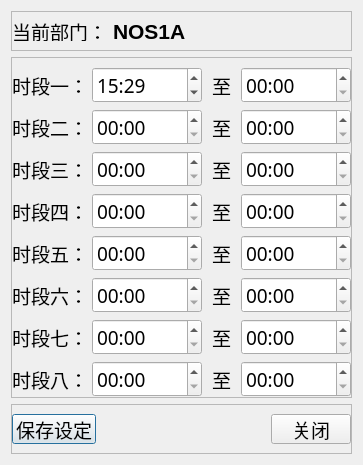
<?xml version="1.0" encoding="UTF-8"?>
<ui version="4.0">
 <class>Dialog</class>
 <widget class="QDialog" name="Dialog">
  <property name="geometry">
   <rect>
    <x>0</x>
    <y>0</y>
    <width>361</width>
    <height>417</height>
   </rect>
  </property>
  <property name="font">
   <font>
    <family>Microsoft YaHei UI Light</family>
    <pointsize>14</pointsize>
   </font>
  </property>
  <property name="windowTitle">
   <string>生产时段设置</string>
  </property>
  <layout class="QVBoxLayout" name="verticalLayout">
   <item>
    <widget class="QFrame" name="frame">
     <property name="maximumSize">
      <size>
       <width>16777215</width>
       <height>40</height>
      </size>
     </property>
     <property name="frameShape">
      <enum>QFrame::StyledPanel</enum>
     </property>
     <property name="frameShadow">
      <enum>QFrame::Raised</enum>
     </property>
     <layout class="QHBoxLayout" name="horizontalLayout_2">
      <property name="leftMargin">
       <number>0</number>
      </property>
      <property name="rightMargin">
       <number>0</number>
      </property>
      <item>
       <widget class="QLabel" name="label">
        <property name="text">
         <string>当前部门：</string>
        </property>
       </widget>
      </item>
      <item>
       <widget class="QLabel" name="label_6">
        <property name="font">
         <font>
          <family>Microsoft YaHei UI</family>
          <pointsize>16</pointsize>
          <weight>75</weight>
          <bold>true</bold>
         </font>
        </property>
        <property name="text">
         <string>NOS1A</string>
        </property>
       </widget>
      </item>
      <item>
       <spacer name="horizontalSpacer">
        <property name="orientation">
         <enum>Qt::Horizontal</enum>
        </property>
        <property name="sizeHint" stdset="0">
         <size>
          <width>154</width>
          <height>17</height>
         </size>
        </property>
       </spacer>
      </item>
     </layout>
    </widget>
   </item>
   <item>
    <widget class="QFrame" name="frame_2">
     <property name="frameShape">
      <enum>QFrame::StyledPanel</enum>
     </property>
     <property name="frameShadow">
      <enum>QFrame::Raised</enum>
     </property>
     <layout class="QHBoxLayout" name="horizontalLayout">
      <property name="leftMargin">
       <number>0</number>
      </property>
      <property name="rightMargin">
       <number>0</number>
      </property>
      <property name="bottomMargin">
       <number>0</number>
      </property>
      <item>
       <layout class="QGridLayout" name="gridLayout_2">
        <property name="horizontalSpacing">
         <number>10</number>
        </property>
        <item row="6" column="2">
         <widget class="QLabel" name="label_18">
          <property name="maximumSize">
           <size>
            <width>25</width>
            <height>16777215</height>
           </size>
          </property>
          <property name="text">
           <string>至</string>
          </property>
          <property name="alignment">
           <set>Qt::AlignCenter</set>
          </property>
         </widget>
        </item>
        <item row="0" column="0">
         <widget class="QLabel" name="label_4">
          <property name="maximumSize">
           <size>
            <width>70</width>
            <height>16777215</height>
           </size>
          </property>
          <property name="text">
           <string>时段一：</string>
          </property>
         </widget>
        </item>
        <item row="2" column="0">
         <widget class="QLabel" name="label_9">
          <property name="maximumSize">
           <size>
            <width>70</width>
            <height>16777215</height>
           </size>
          </property>
          <property name="text">
           <string>时段三：</string>
          </property>
         </widget>
        </item>
        <item row="3" column="2">
         <widget class="QLabel" name="label_15">
          <property name="maximumSize">
           <size>
            <width>25</width>
            <height>16777215</height>
           </size>
          </property>
          <property name="text">
           <string>至</string>
          </property>
          <property name="alignment">
           <set>Qt::AlignCenter</set>
          </property>
         </widget>
        </item>
        <item row="3" column="0">
         <widget class="QLabel" name="label_3">
          <property name="maximumSize">
           <size>
            <width>70</width>
            <height>16777215</height>
           </size>
          </property>
          <property name="text">
           <string>时段四：</string>
          </property>
         </widget>
        </item>
        <item row="4" column="2">
         <widget class="QLabel" name="label_16">
          <property name="maximumSize">
           <size>
            <width>25</width>
            <height>16777215</height>
           </size>
          </property>
          <property name="text">
           <string>至</string>
          </property>
          <property name="alignment">
           <set>Qt::AlignCenter</set>
          </property>
         </widget>
        </item>
        <item row="5" column="2">
         <widget class="QLabel" name="label_17">
          <property name="maximumSize">
           <size>
            <width>25</width>
            <height>16777215</height>
           </size>
          </property>
          <property name="text">
           <string>至</string>
          </property>
          <property name="alignment">
           <set>Qt::AlignCenter</set>
          </property>
         </widget>
        </item>
        <item row="0" column="2">
         <widget class="QLabel" name="label_2">
          <property name="maximumSize">
           <size>
            <width>25</width>
            <height>16777215</height>
           </size>
          </property>
          <property name="text">
           <string>至</string>
          </property>
          <property name="alignment">
           <set>Qt::AlignCenter</set>
          </property>
         </widget>
        </item>
        <item row="7" column="0">
         <widget class="QLabel" name="label_13">
          <property name="maximumSize">
           <size>
            <width>70</width>
            <height>16777215</height>
           </size>
          </property>
          <property name="text">
           <string>时段八：</string>
          </property>
         </widget>
        </item>
        <item row="2" column="2">
         <widget class="QLabel" name="label_14">
          <property name="maximumSize">
           <size>
            <width>25</width>
            <height>16777215</height>
           </size>
          </property>
          <property name="text">
           <string>至</string>
          </property>
          <property name="alignment">
           <set>Qt::AlignCenter</set>
          </property>
         </widget>
        </item>
        <item row="4" column="0">
         <widget class="QLabel" name="label_10">
          <property name="maximumSize">
           <size>
            <width>70</width>
            <height>16777215</height>
           </size>
          </property>
          <property name="text">
           <string>时段五：</string>
          </property>
         </widget>
        </item>
        <item row="5" column="0">
         <widget class="QLabel" name="label_11">
          <property name="maximumSize">
           <size>
            <width>70</width>
            <height>16777215</height>
           </size>
          </property>
          <property name="text">
           <string>时段六：</string>
          </property>
         </widget>
        </item>
        <item row="7" column="2">
         <widget class="QLabel" name="label_19">
          <property name="maximumSize">
           <size>
            <width>25</width>
            <height>16777215</height>
           </size>
          </property>
          <property name="text">
           <string>至</string>
          </property>
          <property name="alignment">
           <set>Qt::AlignCenter</set>
          </property>
         </widget>
        </item>
        <item row="1" column="0">
         <widget class="QLabel" name="label_5">
          <property name="maximumSize">
           <size>
            <width>70</width>
            <height>16777215</height>
           </size>
          </property>
          <property name="text">
           <string>时段二：</string>
          </property>
         </widget>
        </item>
        <item row="6" column="0">
         <widget class="QLabel" name="label_12">
          <property name="maximumSize">
           <size>
            <width>70</width>
            <height>16777215</height>
           </size>
          </property>
          <property name="text">
           <string>时段七：</string>
          </property>
         </widget>
        </item>
        <item row="0" column="1">
         <widget class="QTimeEdit" name="timeEdit">
          <property name="minimumSize">
           <size>
            <width>110</width>
            <height>0</height>
           </size>
          </property>
          <property name="maximumSize">
           <size>
            <width>110</width>
            <height>16777215</height>
           </size>
          </property>
          <property name="dateTime">
           <datetime>
            <hour>15</hour>
            <minute>29</minute>
            <second>0</second>
            <year>2020</year>
            <month>3</month>
            <day>5</day>
           </datetime>
          </property>
          <property name="currentSection">
           <enum>QDateTimeEdit::HourSection</enum>
          </property>
          <property name="displayFormat">
           <string>hh:mm</string>
          </property>
          <property name="calendarPopup">
           <bool>false</bool>
          </property>
          <property name="timeSpec">
           <enum>Qt::LocalTime</enum>
          </property>
         </widget>
        </item>
        <item row="1" column="1">
         <widget class="QTimeEdit" name="timeEdit_2">
          <property name="minimumSize">
           <size>
            <width>110</width>
            <height>0</height>
           </size>
          </property>
          <property name="maximumSize">
           <size>
            <width>110</width>
            <height>16777215</height>
           </size>
          </property>
          <property name="currentSection">
           <enum>QDateTimeEdit::HourSection</enum>
          </property>
          <property name="displayFormat">
           <string>hh:mm</string>
          </property>
          <property name="calendarPopup">
           <bool>false</bool>
          </property>
          <property name="timeSpec">
           <enum>Qt::LocalTime</enum>
          </property>
         </widget>
        </item>
        <item row="2" column="1">
         <widget class="QTimeEdit" name="timeEdit_3">
          <property name="minimumSize">
           <size>
            <width>110</width>
            <height>0</height>
           </size>
          </property>
          <property name="maximumSize">
           <size>
            <width>110</width>
            <height>16777215</height>
           </size>
          </property>
          <property name="currentSection">
           <enum>QDateTimeEdit::HourSection</enum>
          </property>
          <property name="displayFormat">
           <string>hh:mm</string>
          </property>
          <property name="calendarPopup">
           <bool>false</bool>
          </property>
          <property name="timeSpec">
           <enum>Qt::LocalTime</enum>
          </property>
         </widget>
        </item>
        <item row="3" column="1">
         <widget class="QTimeEdit" name="timeEdit_4">
          <property name="minimumSize">
           <size>
            <width>110</width>
            <height>0</height>
           </size>
          </property>
          <property name="maximumSize">
           <size>
            <width>110</width>
            <height>16777215</height>
           </size>
          </property>
          <property name="currentSection">
           <enum>QDateTimeEdit::HourSection</enum>
          </property>
          <property name="displayFormat">
           <string>hh:mm</string>
          </property>
          <property name="calendarPopup">
           <bool>false</bool>
          </property>
          <property name="timeSpec">
           <enum>Qt::LocalTime</enum>
          </property>
         </widget>
        </item>
        <item row="4" column="1">
         <widget class="QTimeEdit" name="timeEdit_5">
          <property name="minimumSize">
           <size>
            <width>110</width>
            <height>0</height>
           </size>
          </property>
          <property name="maximumSize">
           <size>
            <width>110</width>
            <height>16777215</height>
           </size>
          </property>
          <property name="currentSection">
           <enum>QDateTimeEdit::HourSection</enum>
          </property>
          <property name="displayFormat">
           <string>hh:mm</string>
          </property>
          <property name="calendarPopup">
           <bool>false</bool>
          </property>
          <property name="timeSpec">
           <enum>Qt::LocalTime</enum>
          </property>
         </widget>
        </item>
        <item row="5" column="1">
         <widget class="QTimeEdit" name="timeEdit_6">
          <property name="minimumSize">
           <size>
            <width>110</width>
            <height>0</height>
           </size>
          </property>
          <property name="maximumSize">
           <size>
            <width>110</width>
            <height>16777215</height>
           </size>
          </property>
          <property name="currentSection">
           <enum>QDateTimeEdit::HourSection</enum>
          </property>
          <property name="displayFormat">
           <string>hh:mm</string>
          </property>
          <property name="calendarPopup">
           <bool>false</bool>
          </property>
          <property name="timeSpec">
           <enum>Qt::LocalTime</enum>
          </property>
         </widget>
        </item>
        <item row="6" column="1">
         <widget class="QTimeEdit" name="timeEdit_7">
          <property name="minimumSize">
           <size>
            <width>110</width>
            <height>0</height>
           </size>
          </property>
          <property name="maximumSize">
           <size>
            <width>110</width>
            <height>16777215</height>
           </size>
          </property>
          <property name="currentSection">
           <enum>QDateTimeEdit::HourSection</enum>
          </property>
          <property name="displayFormat">
           <string>hh:mm</string>
          </property>
          <property name="calendarPopup">
           <bool>false</bool>
          </property>
          <property name="timeSpec">
           <enum>Qt::LocalTime</enum>
          </property>
         </widget>
        </item>
        <item row="7" column="1">
         <widget class="QTimeEdit" name="timeEdit_8">
          <property name="minimumSize">
           <size>
            <width>110</width>
            <height>0</height>
           </size>
          </property>
          <property name="maximumSize">
           <size>
            <width>110</width>
            <height>16777215</height>
           </size>
          </property>
          <property name="currentSection">
           <enum>QDateTimeEdit::HourSection</enum>
          </property>
          <property name="displayFormat">
           <string>hh:mm</string>
          </property>
          <property name="calendarPopup">
           <bool>false</bool>
          </property>
          <property name="timeSpec">
           <enum>Qt::LocalTime</enum>
          </property>
         </widget>
        </item>
        <item row="0" column="3">
         <widget class="QTimeEdit" name="timeEdit_9">
          <property name="minimumSize">
           <size>
            <width>110</width>
            <height>0</height>
           </size>
          </property>
          <property name="maximumSize">
           <size>
            <width>110</width>
            <height>16777215</height>
           </size>
          </property>
          <property name="currentSection">
           <enum>QDateTimeEdit::HourSection</enum>
          </property>
          <property name="displayFormat">
           <string>hh:mm</string>
          </property>
          <property name="calendarPopup">
           <bool>false</bool>
          </property>
          <property name="timeSpec">
           <enum>Qt::LocalTime</enum>
          </property>
         </widget>
        </item>
        <item row="1" column="3">
         <widget class="QTimeEdit" name="timeEdit_10">
          <property name="minimumSize">
           <size>
            <width>110</width>
            <height>0</height>
           </size>
          </property>
          <property name="maximumSize">
           <size>
            <width>110</width>
            <height>16777215</height>
           </size>
          </property>
          <property name="currentSection">
           <enum>QDateTimeEdit::HourSection</enum>
          </property>
          <property name="displayFormat">
           <string>hh:mm</string>
          </property>
          <property name="calendarPopup">
           <bool>false</bool>
          </property>
          <property name="timeSpec">
           <enum>Qt::LocalTime</enum>
          </property>
         </widget>
        </item>
        <item row="2" column="3">
         <widget class="QTimeEdit" name="timeEdit_11">
          <property name="minimumSize">
           <size>
            <width>110</width>
            <height>0</height>
           </size>
          </property>
          <property name="maximumSize">
           <size>
            <width>110</width>
            <height>16777215</height>
           </size>
          </property>
          <property name="currentSection">
           <enum>QDateTimeEdit::HourSection</enum>
          </property>
          <property name="displayFormat">
           <string>hh:mm</string>
          </property>
          <property name="calendarPopup">
           <bool>false</bool>
          </property>
          <property name="timeSpec">
           <enum>Qt::LocalTime</enum>
          </property>
         </widget>
        </item>
        <item row="3" column="3">
         <widget class="QTimeEdit" name="timeEdit_12">
          <property name="minimumSize">
           <size>
            <width>110</width>
            <height>0</height>
           </size>
          </property>
          <property name="maximumSize">
           <size>
            <width>110</width>
            <height>16777215</height>
           </size>
          </property>
          <property name="currentSection">
           <enum>QDateTimeEdit::HourSection</enum>
          </property>
          <property name="displayFormat">
           <string>hh:mm</string>
          </property>
          <property name="calendarPopup">
           <bool>false</bool>
          </property>
          <property name="timeSpec">
           <enum>Qt::LocalTime</enum>
          </property>
         </widget>
        </item>
        <item row="4" column="3">
         <widget class="QTimeEdit" name="timeEdit_13">
          <property name="minimumSize">
           <size>
            <width>110</width>
            <height>0</height>
           </size>
          </property>
          <property name="maximumSize">
           <size>
            <width>110</width>
            <height>16777215</height>
           </size>
          </property>
          <property name="currentSection">
           <enum>QDateTimeEdit::HourSection</enum>
          </property>
          <property name="displayFormat">
           <string>hh:mm</string>
          </property>
          <property name="calendarPopup">
           <bool>false</bool>
          </property>
          <property name="timeSpec">
           <enum>Qt::LocalTime</enum>
          </property>
         </widget>
        </item>
        <item row="5" column="3">
         <widget class="QTimeEdit" name="timeEdit_14">
          <property name="minimumSize">
           <size>
            <width>110</width>
            <height>0</height>
           </size>
          </property>
          <property name="maximumSize">
           <size>
            <width>110</width>
            <height>16777215</height>
           </size>
          </property>
          <property name="currentSection">
           <enum>QDateTimeEdit::HourSection</enum>
          </property>
          <property name="displayFormat">
           <string>hh:mm</string>
          </property>
          <property name="calendarPopup">
           <bool>false</bool>
          </property>
          <property name="timeSpec">
           <enum>Qt::LocalTime</enum>
          </property>
         </widget>
        </item>
        <item row="6" column="3">
         <widget class="QTimeEdit" name="timeEdit_15">
          <property name="minimumSize">
           <size>
            <width>110</width>
            <height>0</height>
           </size>
          </property>
          <property name="maximumSize">
           <size>
            <width>110</width>
            <height>16777215</height>
           </size>
          </property>
          <property name="currentSection">
           <enum>QDateTimeEdit::HourSection</enum>
          </property>
          <property name="displayFormat">
           <string>hh:mm</string>
          </property>
          <property name="calendarPopup">
           <bool>false</bool>
          </property>
          <property name="timeSpec">
           <enum>Qt::LocalTime</enum>
          </property>
         </widget>
        </item>
        <item row="7" column="3">
         <widget class="QTimeEdit" name="timeEdit_16">
          <property name="minimumSize">
           <size>
            <width>110</width>
            <height>0</height>
           </size>
          </property>
          <property name="maximumSize">
           <size>
            <width>110</width>
            <height>16777215</height>
           </size>
          </property>
          <property name="currentSection">
           <enum>QDateTimeEdit::HourSection</enum>
          </property>
          <property name="displayFormat">
           <string>hh:mm</string>
          </property>
          <property name="calendarPopup">
           <bool>false</bool>
          </property>
          <property name="timeSpec">
           <enum>Qt::LocalTime</enum>
          </property>
         </widget>
        </item>
        <item row="1" column="2">
         <widget class="QLabel" name="label_7">
          <property name="maximumSize">
           <size>
            <width>25</width>
            <height>16777215</height>
           </size>
          </property>
          <property name="text">
           <string>至</string>
          </property>
          <property name="alignment">
           <set>Qt::AlignCenter</set>
          </property>
         </widget>
        </item>
       </layout>
      </item>
     </layout>
    </widget>
   </item>
   <item>
    <widget class="QFrame" name="frame_3">
     <property name="maximumSize">
      <size>
       <width>16777215</width>
       <height>50</height>
      </size>
     </property>
     <property name="frameShape">
      <enum>QFrame::StyledPanel</enum>
     </property>
     <property name="frameShadow">
      <enum>QFrame::Raised</enum>
     </property>
     <layout class="QHBoxLayout" name="horizontalLayout_3">
      <property name="leftMargin">
       <number>0</number>
      </property>
      <property name="topMargin">
       <number>9</number>
      </property>
      <property name="rightMargin">
       <number>0</number>
      </property>
      <item>
       <widget class="QPushButton" name="pushButton">
        <property name="text">
         <string>保存设定</string>
        </property>
       </widget>
      </item>
      <item>
       <spacer name="horizontalSpacer_2">
        <property name="orientation">
         <enum>Qt::Horizontal</enum>
        </property>
        <property name="sizeHint" stdset="0">
         <size>
          <width>40</width>
          <height>20</height>
         </size>
        </property>
       </spacer>
      </item>
      <item>
       <widget class="QPushButton" name="pushButton_2">
        <property name="text">
         <string>关闭</string>
        </property>
       </widget>
      </item>
     </layout>
    </widget>
   </item>
  </layout>
 </widget>
 <resources/>
 <connections>
  <connection>
   <sender>pushButton_2</sender>
   <signal>clicked()</signal>
   <receiver>Dialog</receiver>
   <slot>reject()</slot>
   <hints>
    <hint type="sourcelabel">
     <x>286</x>
     <y>374</y>
    </hint>
    <hint type="destinationlabel">
     <x>264</x>
     <y>-14</y>
    </hint>
   </hints>
  </connection>
 </connections>
</ui>
